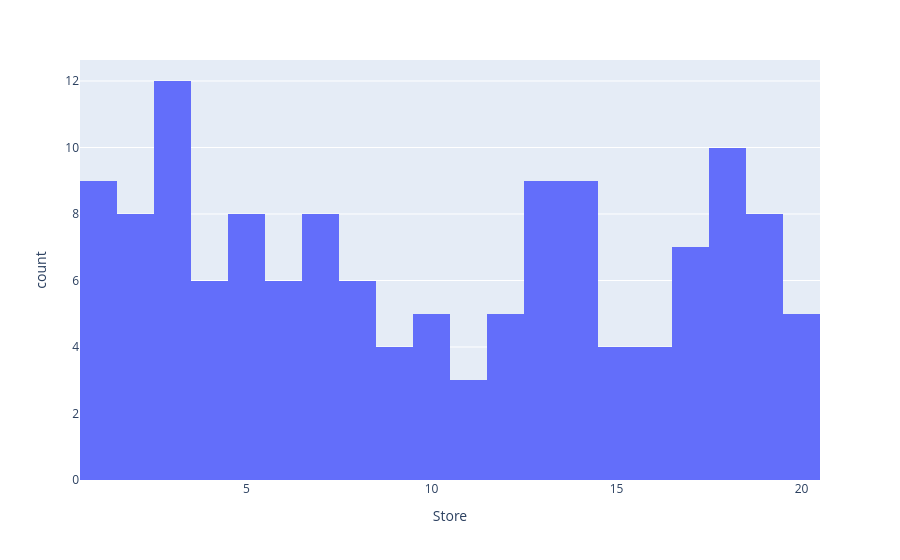

Here is the notebook cell this chart was saved with:
### Code cell
px.histogram(Walmart_clean, "Store", nbins=20)

### Figure 1 — Plotly figure (JSON) as saved in the notebook; plotly's stock layout.template omitted (floating-point values rounded to 4 significant figures; data arrays with more than 128 entries replaced by an {"elided": "..."} marker saying what was removed)
{"data": [{"alignmentgroup": "True", "bingroup": "x", "hovertemplate": "Store=%{x}<br>count=%{y}<extra></extra>", "legendgroup": "", "marker": {"color": "#636efa", "pattern": {"shape": ""}}, "name": "", "nbinsx": 20, "offsetgroup": "", "orientation": "v", "showlegend": false, "type": "histogram", "x": {"elided": "136 int values"}, "xaxis": "x", "yaxis": "y"}], "layout": {"barmode": "relative", "legend": {"tracegroupgap": 0}, "margin": {"t": 60}, "xaxis": {"anchor": "y", "domain": [0, 1], "title": {"text": "Store"}}, "yaxis": {"anchor": "x", "domain": [0, 1], "title": {"text": "count"}}}}
